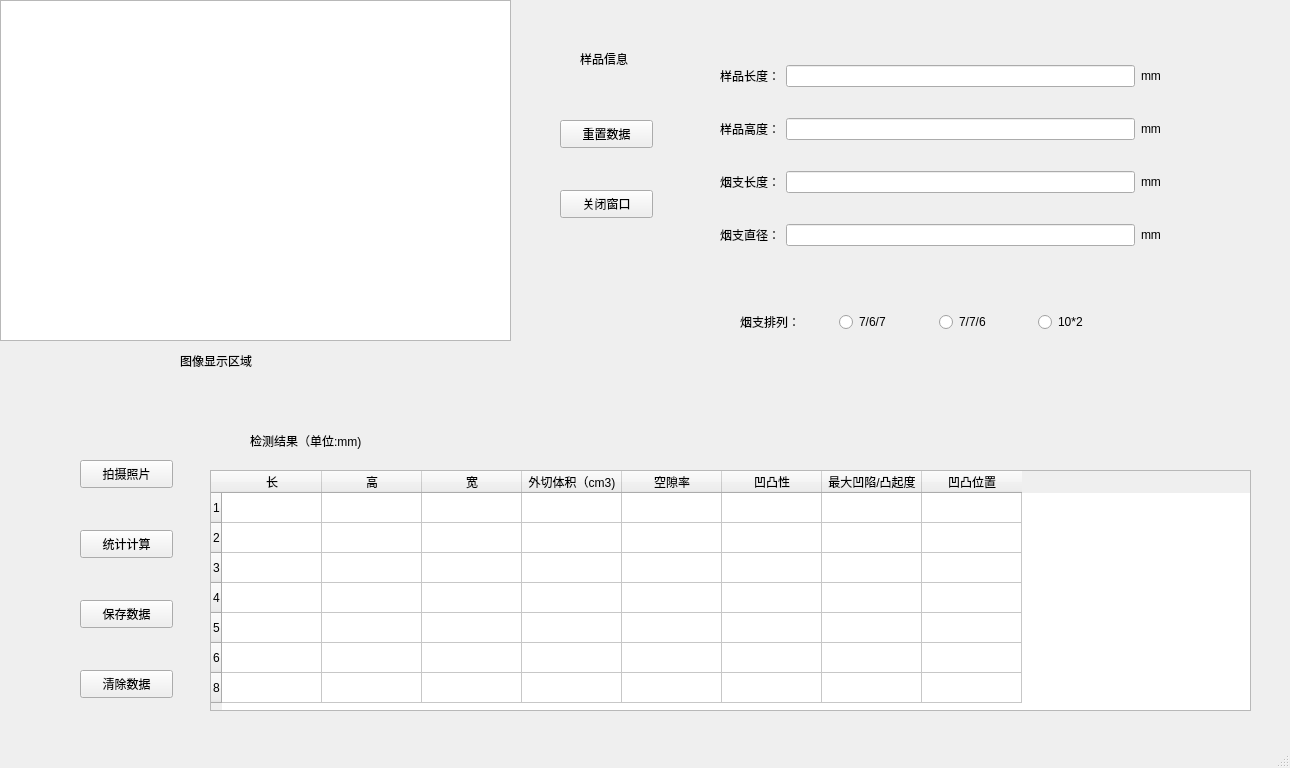
<?xml version="1.0" encoding="UTF-8"?>
<ui version="4.0">
 <class>MainWindow</class>
 <widget class="QMainWindow" name="MainWindow">
  <property name="geometry">
   <rect>
    <x>0</x>
    <y>0</y>
    <width>1290</width>
    <height>768</height>
   </rect>
  </property>
  <property name="windowTitle">
   <string>MainWindow</string>
  </property>
  <widget class="QWidget" name="centralwidget">
   <widget class="QLabel" name="label">
    <property name="geometry">
     <rect>
      <x>580</x>
      <y>40</y>
      <width>75</width>
      <height>37</height>
     </rect>
    </property>
    <property name="text">
     <string>样品信息</string>
    </property>
   </widget>
   <widget class="QGraphicsView" name="graphicsView">
    <property name="geometry">
     <rect>
      <x>0</x>
      <y>0</y>
      <width>511</width>
      <height>341</height>
     </rect>
    </property>
   </widget>
   <widget class="QPushButton" name="pushButton">
    <property name="geometry">
     <rect>
      <x>80</x>
      <y>530</y>
      <width>93</width>
      <height>28</height>
     </rect>
    </property>
    <property name="text">
     <string>统计计算</string>
    </property>
   </widget>
   <widget class="QPushButton" name="pushButton_3">
    <property name="geometry">
     <rect>
      <x>560</x>
      <y>190</y>
      <width>93</width>
      <height>28</height>
     </rect>
    </property>
    <property name="text">
     <string>关闭窗口</string>
    </property>
   </widget>
   <widget class="QPushButton" name="pushButton_2">
    <property name="geometry">
     <rect>
      <x>560</x>
      <y>120</y>
      <width>93</width>
      <height>28</height>
     </rect>
    </property>
    <property name="text">
     <string>重置数据</string>
    </property>
   </widget>
   <widget class="QTableWidget" name="tableWidget">
    <property name="geometry">
     <rect>
      <x>210</x>
      <y>470</y>
      <width>1041</width>
      <height>241</height>
     </rect>
    </property>
    <row>
     <property name="text">
      <string>1</string>
     </property>
    </row>
    <row>
     <property name="text">
      <string>2</string>
     </property>
    </row>
    <row>
     <property name="text">
      <string>3</string>
     </property>
    </row>
    <row>
     <property name="text">
      <string>4</string>
     </property>
    </row>
    <row>
     <property name="text">
      <string>5</string>
     </property>
    </row>
    <row>
     <property name="text">
      <string>6</string>
     </property>
    </row>
    <row>
     <property name="text">
      <string>8</string>
     </property>
    </row>
    <column>
     <property name="text">
      <string>长</string>
     </property>
    </column>
    <column>
     <property name="text">
      <string>高</string>
     </property>
    </column>
    <column>
     <property name="text">
      <string>宽</string>
     </property>
    </column>
    <column>
     <property name="text">
      <string>外切体积（cm3)</string>
     </property>
    </column>
    <column>
     <property name="text">
      <string>空隙率</string>
     </property>
    </column>
    <column>
     <property name="text">
      <string>凹凸性</string>
     </property>
    </column>
    <column>
     <property name="text">
      <string>最大凹陷/凸起度</string>
     </property>
    </column>
    <column>
     <property name="text">
      <string>凹凸位置</string>
     </property>
    </column>
   </widget>
   <widget class="QPushButton" name="pushButton_4">
    <property name="geometry">
     <rect>
      <x>80</x>
      <y>670</y>
      <width>93</width>
      <height>28</height>
     </rect>
    </property>
    <property name="text">
     <string>清除数据</string>
    </property>
   </widget>
   <widget class="QLabel" name="label_11">
    <property name="geometry">
     <rect>
      <x>180</x>
      <y>350</y>
      <width>131</width>
      <height>21</height>
     </rect>
    </property>
    <property name="text">
     <string>图像显示区域</string>
    </property>
   </widget>
   <widget class="QWidget" name="layoutWidget">
    <property name="geometry">
     <rect>
      <x>740</x>
      <y>310</y>
      <width>391</width>
      <height>24</height>
     </rect>
    </property>
    <layout class="QHBoxLayout" name="horizontalLayout">
     <item>
      <widget class="QLabel" name="label_7">
       <property name="text">
        <string>烟支排列：</string>
       </property>
      </widget>
     </item>
     <item>
      <widget class="QRadioButton" name="radioButton">
       <property name="text">
        <string>7/6/7</string>
       </property>
      </widget>
     </item>
     <item>
      <widget class="QRadioButton" name="radioButton_2">
       <property name="text">
        <string>7/7/6</string>
       </property>
      </widget>
     </item>
     <item>
      <widget class="QRadioButton" name="radioButton_3">
       <property name="text">
        <string>10*2</string>
       </property>
      </widget>
     </item>
    </layout>
   </widget>
   <widget class="QPushButton" name="pushButton_5">
    <property name="geometry">
     <rect>
      <x>80</x>
      <y>600</y>
      <width>93</width>
      <height>28</height>
     </rect>
    </property>
    <property name="text">
     <string>保存数据</string>
    </property>
   </widget>
   <widget class="QLabel" name="label_12">
    <property name="geometry">
     <rect>
      <x>250</x>
      <y>430</y>
      <width>181</width>
      <height>21</height>
     </rect>
    </property>
    <property name="text">
     <string>检测结果（单位:mm)</string>
    </property>
   </widget>
   <widget class="QPushButton" name="pushButton_6">
    <property name="geometry">
     <rect>
      <x>80</x>
      <y>460</y>
      <width>93</width>
      <height>28</height>
     </rect>
    </property>
    <property name="text">
     <string>拍摄照片</string>
    </property>
   </widget>
   <widget class="QWidget" name="">
    <property name="geometry">
     <rect>
      <x>720</x>
      <y>40</y>
      <width>441</width>
      <height>231</height>
     </rect>
    </property>
    <layout class="QGridLayout" name="gridLayout">
     <item row="0" column="0">
      <widget class="QLabel" name="label_2">
       <property name="text">
        <string>样品长度：</string>
       </property>
      </widget>
     </item>
     <item row="0" column="1">
      <widget class="QLineEdit" name="lineEdit">
       <property name="text">
        <string/>
       </property>
      </widget>
     </item>
     <item row="0" column="2">
      <widget class="QLabel" name="label_13">
       <property name="text">
        <string>mm</string>
       </property>
      </widget>
     </item>
     <item row="1" column="0">
      <widget class="QLabel" name="label_8">
       <property name="text">
        <string>样品高度：</string>
       </property>
      </widget>
     </item>
     <item row="1" column="1">
      <widget class="QLineEdit" name="lineEdit_4">
       <property name="text">
        <string/>
       </property>
      </widget>
     </item>
     <item row="1" column="2">
      <widget class="QLabel" name="label_5">
       <property name="text">
        <string>mm</string>
       </property>
      </widget>
     </item>
     <item row="2" column="0">
      <widget class="QLabel" name="label_3">
       <property name="text">
        <string>烟支长度：</string>
       </property>
      </widget>
     </item>
     <item row="2" column="1">
      <widget class="QLineEdit" name="lineEdit_2">
       <property name="text">
        <string/>
       </property>
      </widget>
     </item>
     <item row="2" column="2">
      <widget class="QLabel" name="label_6">
       <property name="text">
        <string>mm</string>
       </property>
      </widget>
     </item>
     <item row="3" column="0">
      <widget class="QLabel" name="label_4">
       <property name="text">
        <string>烟支直径：</string>
       </property>
      </widget>
     </item>
     <item row="3" column="1">
      <widget class="QLineEdit" name="lineEdit_3">
       <property name="text">
        <string/>
       </property>
      </widget>
     </item>
     <item row="3" column="2">
      <widget class="QLabel" name="label_10">
       <property name="text">
        <string>mm</string>
       </property>
      </widget>
     </item>
    </layout>
   </widget>
  </widget>
  <widget class="QStatusBar" name="statusbar"/>
 </widget>
 <resources/>
 <connections>
  <connection>
   <sender>pushButton_3</sender>
   <signal>clicked()</signal>
   <receiver>MainWindow</receiver>
   <slot>close()</slot>
   <hints>
    <hint type="sourcelabel">
     <x>619</x>
     <y>203</y>
    </hint>
    <hint type="destinationlabel">
     <x>354</x>
     <y>488</y>
    </hint>
   </hints>
  </connection>
  <connection>
   <sender>pushButton_2</sender>
   <signal>clicked()</signal>
   <receiver>lineEdit</receiver>
   <slot>clear()</slot>
   <hints>
    <hint type="sourcelabel">
     <x>610</x>
     <y>122</y>
    </hint>
    <hint type="destinationlabel">
     <x>884</x>
     <y>65</y>
    </hint>
   </hints>
  </connection>
  <connection>
   <sender>pushButton_2</sender>
   <signal>clicked()</signal>
   <receiver>lineEdit_2</receiver>
   <slot>clear()</slot>
   <hints>
    <hint type="sourcelabel">
     <x>637</x>
     <y>125</y>
    </hint>
    <hint type="destinationlabel">
     <x>856</x>
     <y>149</y>
    </hint>
   </hints>
  </connection>
  <connection>
   <sender>pushButton_2</sender>
   <signal>clicked()</signal>
   <receiver>lineEdit_3</receiver>
   <slot>clear()</slot>
   <hints>
    <hint type="sourcelabel">
     <x>622</x>
     <y>119</y>
    </hint>
    <hint type="destinationlabel">
     <x>946</x>
     <y>218</y>
    </hint>
   </hints>
  </connection>
  <connection>
   <sender>pushButton_4</sender>
   <signal>clicked()</signal>
   <receiver>tableWidget</receiver>
   <slot>clearContents()</slot>
   <hints>
    <hint type="sourcelabel">
     <x>134</x>
     <y>584</y>
    </hint>
    <hint type="destinationlabel">
     <x>437</x>
     <y>590</y>
    </hint>
   </hints>
  </connection>
  <connection>
   <sender>pushButton_2</sender>
   <signal>clicked()</signal>
   <receiver>lineEdit_4</receiver>
   <slot>clear()</slot>
   <hints>
    <hint type="sourcelabel">
     <x>579</x>
     <y>121</y>
    </hint>
    <hint type="destinationlabel">
     <x>899</x>
     <y>105</y>
    </hint>
   </hints>
  </connection>
 </connections>
</ui>
